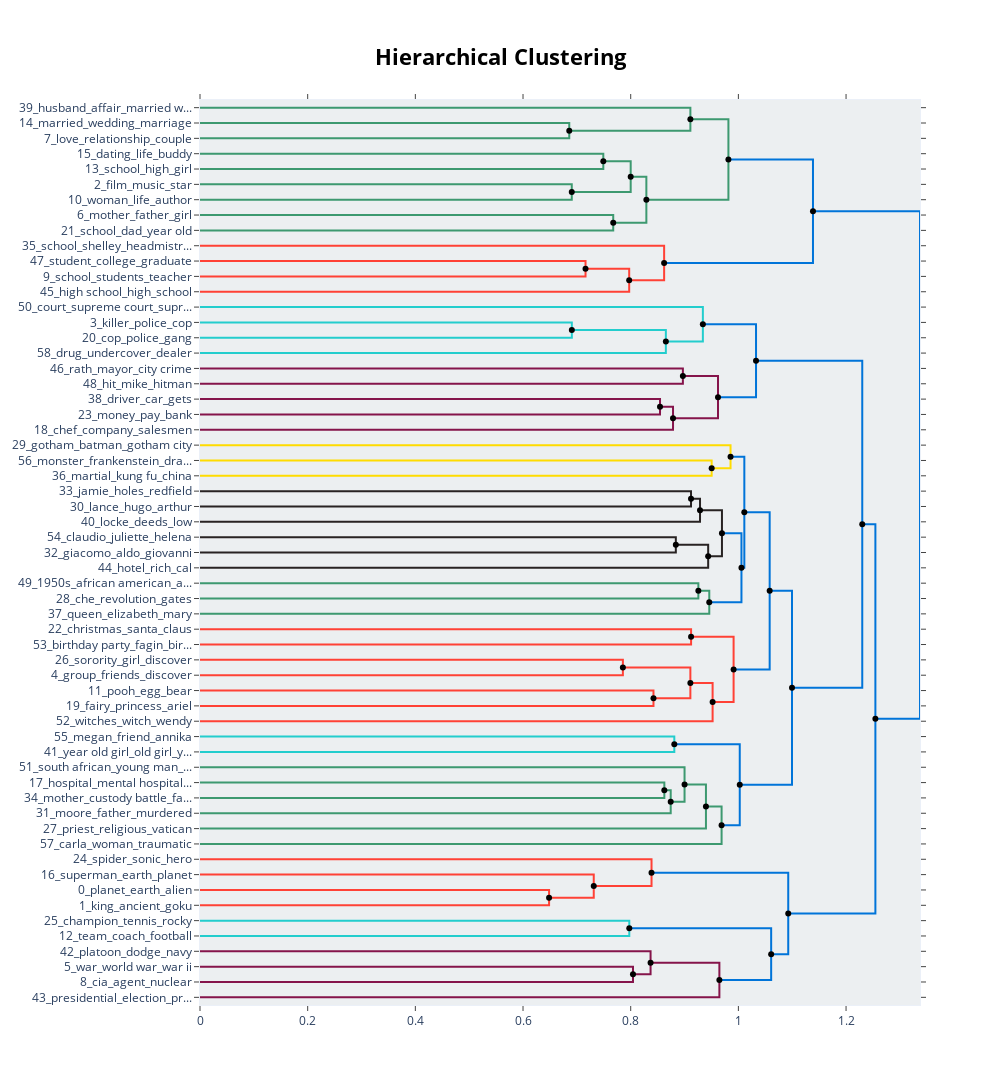

Here is the notebook cell this chart was saved with:
### Markdown cell above
### Topic Word Scores

This chart is the heart of topic interpretation. Each group of bars represents an individual topic discovered by the model. For each topic, it displays the 5 most representative words and their corresponding c-TF-IDF scores. A longer bar indicates that the word is more important and distinctive for that topic compared to all others.

This visualization confirms that BERTopic has identified coherent and easily identifiable narrative themes, such as Topic 5 (war related), Topic 9 (high school related), Topic 8 (espionage related), Topic 6 (family related) and others.

This chart validates the quality of the model. The clarity and coherence of the keywords for each topic demonstrate that the model was able to separate the synopses into meaningful thematic categories that make sense to a human. It serves as the foundation for subsequent analyses.

### Code cell
# hierarchical visualization
hierarchical_topics = topic_model.hierarchical_topics(valid_overviews)
topic_model.visualize_hierarchy(hierarchical_topics=hierarchical_topics).show(height=800, width=1200)

### Figure 1 — Plotly figure (JSON) as saved in the notebook; plotly's stock layout.template omitted (floating-point values rounded to 4 significant figures)
{"data": [{"hoverinfo": "text", "marker": {"color": "rgb(61,153,112)"}, "mode": "lines", "text": ["married_wedding_marriage_relationship_sol", "", "", "love_relationship_couple_friends_relationships"], "type": "scatter", "x": [0.0, 0.6859, 0.6859, 0.0], "xaxis": "x", "y": [-15.0, -15.0, -25.0, -25.0], "yaxis": "y"}, {"hoverinfo": "text", "marker": {"color": "rgb(61,153,112)"}, "mode": "lines", "text": ["husband_affair_married woman_married_wife", "", "", "relationship_love_married_wedding_couple"], "type": "scatter", "x": [0.0, 0.9108, 0.9108, 0.6859], "xaxis": "x", "y": [-5.0, -5.0, -20.0, -20.0], "yaxis": "y"}, {"hoverinfo": "text", "marker": {"color": "rgb(61,153,112)"}, "mode": "lines", "text": ["dating_life_buddy_day_just", "", "", "school_high_girl_boss_high school"], "type": "scatter", "x": [0.0, 0.7491, 0.7491, 0.0], "xaxis": "x", "y": [-35.0, -35.0, -45.0, -45.0], "yaxis": "y"}, {"hoverinfo": "text", "marker": {"color": "rgb(61,153,112)"}, "mode": "lines", "text": ["film_music_star_life_band", "", "", "woman_life_author_young_love"], "type": "scatter", "x": [0.0, 0.6905, 0.6905, 0.0], "xaxis": "x", "y": [-55.0, -55.0, -65.0, -65.0], "yaxis": "y"}, {"hoverinfo": "text", "marker": {"color": "rgb(61,153,112)"}, "mode": "lines", "text": ["school_life_dating_high_girl", "", "", "life_film_music_star_story"], "type": "scatter", "x": [0.7491, 0.8, 0.8, 0.6905], "xaxis": "x", "y": [-40.0, -40.0, -60.0, -60.0], "yaxis": "y"}, {"hoverinfo": "text", "marker": {"color": "rgb(61,153,112)"}, "mode": "lines", "text": ["mother_father_girl_finds_discovers", "", "", "school_dad_year old_old_son"], "type": "scatter", "x": [0.0, 0.7675, 0.7675, 0.0], "xaxis": "x", "y": [-75.0, -75.0, -85.0, -85.0], "yaxis": "y"}, {"hoverinfo": "text", "marker": {"color": "rgb(61,153,112)"}, "mode": "lines", "text": ["life_music_film_star_new", "", "", "old_father_mother_year old_finds"], "type": "scatter", "x": [0.8, 0.8291, 0.8291, 0.7675], "xaxis": "x", "y": [-50.0, -50.0, -80.0, -80.0], "yaxis": "y"}, {"hoverinfo": "text", "marker": {"color": "rgb(61,153,112)"}, "mode": "lines", "text": ["married_love_relationship_wedding_couple", "", "", "life_music_film_new_young"], "type": "scatter", "x": [0.9108, 0.9815, 0.9815, 0.8291], "xaxis": "x", "y": [-12.5, -12.5, -65.0, -65.0], "yaxis": "y"}, {"hoverinfo": "text", "marker": {"color": "rgb(255,65,54)"}, "mode": "lines", "text": ["student_college_graduate_high school_college graduate", "", "", "school_students_teacher_high school_student"], "type": "scatter", "x": [0.0, 0.7161, 0.7161, 0.0], "xaxis": "x", "y": [-105.0, -105.0, -115.0, -115.0], "yaxis": "y"}, {"hoverinfo": "text", "marker": {"color": "rgb(255,65,54)"}, "mode": "lines", "text": ["school_students_student_high school_teacher", "", "", "high school_high_school_friends_reunion"], "type": "scatter", "x": [0.7161, 0.7972, 0.7972, 0.0], "xaxis": "x", "y": [-110.0, -110.0, -125.0, -125.0], "yaxis": "y"}, {"hoverinfo": "text", "marker": {"color": "rgb(255,65,54)"}, "mode": "lines", "text": ["school_shelley_headmistress_regina_cady", "", "", "school_high school_students_high_student"], "type": "scatter", "x": [0.0, 0.8621, 0.8621, 0.7972], "xaxis": "x", "y": [-95.0, -95.0, -117.5, -117.5], "yaxis": "y"}, {"hoverinfo": "text", "marker": {"color": "rgb(0,116,217)"}, "mode": "lines", "text": ["life_love_new_relationship_music", "", "", "school_high school_high_students_student"], "type": "scatter", "x": [0.9815, 1.139, 1.139, 0.8621], "xaxis": "x", "y": [-38.75, -38.75, -106.2, -106.2], "yaxis": "y"}, {"hoverinfo": "text", "marker": {"color": "rgb(35,205,205)"}, "mode": "lines", "text": ["killer_police_cop_murder_prison", "", "", "cop_police_gang_case_drug"], "type": "scatter", "x": [0.0, 0.6906, 0.6906, 0.0], "xaxis": "x", "y": [-145.0, -145.0, -155.0, -155.0], "yaxis": "y"}, {"hoverinfo": "text", "marker": {"color": "rgb(35,205,205)"}, "mode": "lines", "text": ["police_cop_killer_prison_murder", "", "", "drug_undercover_dealer_marcus_drug dealer"], "type": "scatter", "x": [0.6906, 0.8653, 0.8653, 0.0], "xaxis": "x", "y": [-150.0, -150.0, -165.0, -165.0], "yaxis": "y"}, {"hoverinfo": "text", "marker": {"color": "rgb(35,205,205)"}, "mode": "lines", "text": ["court_supreme court_supreme_murder_case", "", "", "police_cop_killer_prison_drug"], "type": "scatter", "x": [0.0, 0.934, 0.934, 0.8653], "xaxis": "x", "y": [-135.0, -135.0, -157.5, -157.5], "yaxis": "y"}, {"hoverinfo": "text", "marker": {"color": "rgb(133,20,75)"}, "mode": "lines", "text": ["rath_mayor_city crime_city_reigns", "", "", "hit_mike_hitman_melvin_jeffrey"], "type": "scatter", "x": [0.0, 0.8969, 0.8969, 0.0], "xaxis": "x", "y": [-175.0, -175.0, -185.0, -185.0], "yaxis": "y"}, {"hoverinfo": "text", "marker": {"color": "rgb(133,20,75)"}, "mode": "lines", "text": ["driver_car_gets_irene_delivery", "", "", "money_pay_bank_preston_check"], "type": "scatter", "x": [0.0, 0.8544, 0.8544, 0.0], "xaxis": "x", "y": [-195.0, -195.0, -205.0, -205.0], "yaxis": "y"}, {"hoverinfo": "text", "marker": {"color": "rgb(133,20,75)"}, "mode": "lines", "text": ["money_driver_thief_bank_pay", "", "", "chef_company_salesmen_business_scam"], "type": "scatter", "x": [0.8544, 0.8786, 0.8786, 0.0], "xaxis": "x", "y": [-200.0, -200.0, -215.0, -215.0], "yaxis": "y"}, {"hoverinfo": "text", "marker": {"color": "rgb(133,20,75)"}, "mode": "lines", "text": ["assassin_job_hit_mike_rath", "", "", "money_job_driver_executive_bank"], "type": "scatter", "x": [0.8969, 0.9622, 0.9622, 0.8786], "xaxis": "x", "y": [-180.0, -180.0, -207.5, -207.5], "yaxis": "y"}, {"hoverinfo": "text", "marker": {"color": "rgb(0,116,217)"}, "mode": "lines", "text": ["police_cop_killer_murder_case", "", "", "money_job_bank_thief_driver"], "type": "scatter", "x": [0.934, 1.033, 1.033, 0.9622], "xaxis": "x", "y": [-146.2, -146.2, -193.8, -193.8], "yaxis": "y"}, {"hoverinfo": "text", "marker": {"color": "rgb(255,220,0)"}, "mode": "lines", "text": ["monster_frankenstein_dracula_samurai_frankenstein monster", "", "", "martial_kung fu_china_martial arts_fu"], "type": "scatter", "x": [0.0, 0.9504, 0.9504, 0.0], "xaxis": "x", "y": [-235.0, -235.0, -245.0, -245.0], "yaxis": "y"}, {"hoverinfo": "text", "marker": {"color": "rgb(255,220,0)"}, "mode": "lines", "text": ["gotham_batman_gotham city_joker_bruce wayne", "", "", "martial_kung fu_china_martial arts_fu"], "type": "scatter", "x": [0.0, 0.9854, 0.9854, 0.9504], "xaxis": "x", "y": [-225.0, -225.0, -240.0, -240.0], "yaxis": "y"}, {"hoverinfo": "text", "marker": {"color": "rgb(40,35,35)"}, "mode": "lines", "text": ["jamie_holes_redfield_wakes_strange", "", "", "lance_hugo_arthur_farther_papa"], "type": "scatter", "x": [0.0, 0.912, 0.912, 0.0], "xaxis": "x", "y": [-255.0, -255.0, -265.0, -265.0], "yaxis": "y"}, {"hoverinfo": "text", "marker": {"color": "rgb(40,35,35)"}, "mode": "lines", "text": ["lance_man_hugo_arthur_strange", "", "", "locke_deeds_low_powder_helpless"], "type": "scatter", "x": [0.912, 0.9287, 0.9287, 0.0], "xaxis": "x", "y": [-260.0, -260.0, -275.0, -275.0], "yaxis": "y"}, {"hoverinfo": "text", "marker": {"color": "rgb(40,35,35)"}, "mode": "lines", "text": ["claudio_juliette_helena_jean_pastry", "", "", "giacomo_aldo_giovanni_aldo giovanni_amin"], "type": "scatter", "x": [0.0, 0.8838, 0.8838, 0.0], "xaxis": "x", "y": [-285.0, -285.0, -295.0, -295.0], "yaxis": "y"}, {"hoverinfo": "text", "marker": {"color": "rgb(40,35,35)"}, "mode": "lines", "text": ["summer_claudio_giacomo_aldo_giovanni", "", "", "hotel_rich_cal_mouth_naples"], "type": "scatter", "x": [0.8838, 0.9439, 0.9439, 0.0], "xaxis": "x", "y": [-290.0, -290.0, -305.0, -305.0], "yaxis": "y"}, {"hoverinfo": "text", "marker": {"color": "rgb(40,35,35)"}, "mode": "lines", "text": ["man_lance_life_locke_strange", "", "", "summer_claudio_giacomo_aldo_love"], "type": "scatter", "x": [0.9287, 0.9695, 0.9695, 0.9439], "xaxis": "x", "y": [-267.5, -267.5, -297.5, -297.5], "yaxis": "y"}, {"hoverinfo": "text", "marker": {"color": "rgb(61,153,112)"}, "mode": "lines", "text": ["1950s_african american_african_connecticut_struggles", "", "", "che_revolution_gates_solomon_cuban"], "type": "scatter", "x": [0.0, 0.9257, 0.9257, 0.0], "xaxis": "x", "y": [-315.0, -315.0, -325.0, -325.0], "yaxis": "y"}, {"hoverinfo": "text", "marker": {"color": "rgb(61,153,112)"}, "mode": "lines", "text": ["african_che_revolution_african american_1950s", "", "", "queen_elizabeth_mary_king_england"], "type": "scatter", "x": [0.9257, 0.946, 0.946, 0.0], "xaxis": "x", "y": [-320.0, -320.0, -335.0, -335.0], "yaxis": "y"}, {"hoverinfo": "text", "marker": {"color": "rgb(0,116,217)"}, "mode": "lines", "text": ["man_life_summer_small_meets", "", "", "queen_revolution_slave_african_love affair"], "type": "scatter", "x": [0.9695, 1.006, 1.006, 0.946], "xaxis": "x", "y": [-282.5, -282.5, -327.5, -327.5], "yaxis": "y"}, {"hoverinfo": "text", "marker": {"color": "rgb(0,116,217)"}, "mode": "lines", "text": ["gotham_batman_gotham city_joker_bruce wayne", "", "", "life_man_love_family_small"], "type": "scatter", "x": [0.9854, 1.011, 1.011, 1.006], "xaxis": "x", "y": [-232.5, -232.5, -305.0, -305.0], "yaxis": "y"}, {"hoverinfo": "text", "marker": {"color": "rgb(255,65,54)"}, "mode": "lines", "text": ["christmas_santa_claus_santa claus_christmas eve", "", "", "birthday party_fagin_birthday_greg_max"], "type": "scatter", "x": [0.0, 0.9121, 0.9121, 0.0], "xaxis": "x", "y": [-345.0, -345.0, -355.0, -355.0], "yaxis": "y"}, {"hoverinfo": "text", "marker": {"color": "rgb(255,65,54)"}, "mode": "lines", "text": ["sorority_girl_discover_father_son", "", "", "group_friends_discover_group friends_survive"], "type": "scatter", "x": [0.0, 0.7855, 0.7855, 0.0], "xaxis": "x", "y": [-365.0, -365.0, -375.0, -375.0], "yaxis": "y"}, {"hoverinfo": "text", "marker": {"color": "rgb(255,65,54)"}, "mode": "lines", "text": ["pooh_egg_bear_tigger_named", "", "", "fairy_princess_ariel_prince_godmother"], "type": "scatter", "x": [0.0, 0.8423, 0.8423, 0.0], "xaxis": "x", "y": [-385.0, -385.0, -395.0, -395.0], "yaxis": "y"}, {"hoverinfo": "text", "marker": {"color": "rgb(255,65,54)"}, "mode": "lines", "text": ["group_friends_discover_survive_group friends", "", "", "fairy_princess_named_ariel_evil"], "type": "scatter", "x": [0.7855, 0.9108, 0.9108, 0.8423], "xaxis": "x", "y": [-370.0, -370.0, -390.0, -390.0], "yaxis": "y"}, {"hoverinfo": "text", "marker": {"color": "rgb(255,65,54)"}, "mode": "lines", "text": ["friends_group_discover_fairy_princess", "", "", "witches_witch_wendy_marnie_casper"], "type": "scatter", "x": [0.9108, 0.9521, 0.9521, 0.0], "xaxis": "x", "y": [-380.0, -380.0, -405.0, -405.0], "yaxis": "y"}, {"hoverinfo": "text", "marker": {"color": "rgb(255,65,54)"}, "mode": "lines", "text": ["christmas_santa_claus_santa claus_christmas eve", "", "", "friends_group_discover_fairy_princess"], "type": "scatter", "x": [0.9121, 0.9911, 0.9911, 0.9521], "xaxis": "x", "y": [-350.0, -350.0, -392.5, -392.5], "yaxis": "y"}, {"hoverinfo": "text", "marker": {"color": "rgb(0,116,217)"}, "mode": "lines", "text": ["gotham_batman_gotham city_life_city", "", "", "christmas_santa_friends_claus_group"], "type": "scatter", "x": [1.011, 1.058, 1.058, 0.9911], "xaxis": "x", "y": [-268.8, -268.8, -371.2, -371.2], "yaxis": "y"}, {"hoverinfo": "text", "marker": {"color": "rgb(35,205,205)"}, "mode": "lines", "text": ["megan_friend_annika_old_year old", "", "", "year old girl_old girl_year old_girl_teenager"], "type": "scatter", "x": [0.0, 0.881, 0.881, 0.0], "xaxis": "x", "y": [-415.0, -415.0, -425.0, -425.0], "yaxis": "y"}, {"hoverinfo": "text", "marker": {"color": "rgb(61,153,112)"}, "mode": "lines", "text": ["hospital_mental hospital_mental_mother_man", "", "", "mother_custody battle_family_adoption_younger"], "type": "scatter", "x": [0.0, 0.8625, 0.8625, 0.0], "xaxis": "x", "y": [-445.0, -445.0, -455.0, -455.0], "yaxis": "y"}, {"hoverinfo": "text", "marker": {"color": "rgb(61,153,112)"}, "mode": "lines", "text": ["mother_family_man_hospital_mental hospital", "", "", "moore_father_murdered_murder_mother"], "type": "scatter", "x": [0.8625, 0.8743, 0.8743, 0.0], "xaxis": "x", "y": [-450.0, -450.0, -465.0, -465.0], "yaxis": "y"}, {"hoverinfo": "text", "marker": {"color": "rgb(61,153,112)"}, "mode": "lines", "text": ["south african_young man_charged_horrific_gangster", "", "", "mother_father_family_death_son"], "type": "scatter", "x": [0.0, 0.9, 0.9, 0.8743], "xaxis": "x", "y": [-435.0, -435.0, -457.5, -457.5], "yaxis": "y"}, {"hoverinfo": "text", "marker": {"color": "rgb(61,153,112)"}, "mode": "lines", "text": ["mother_father_family_man_murder", "", "", "priest_religious_vatican_exorcism_faith"], "type": "scatter", "x": [0.9, 0.9398, 0.9398, 0.0], "xaxis": "x", "y": [-446.2, -446.2, -475.0, -475.0], "yaxis": "y"}, {"hoverinfo": "text", "marker": {"color": "rgb(61,153,112)"}, "mode": "lines", "text": ["mother_father_exorcism_priest_religious", "", "", "carla_woman_traumatic_patient_mental"], "type": "scatter", "x": [0.9398, 0.9688, 0.9688, 0.0], "xaxis": "x", "y": [-460.6, -460.6, -485.0, -485.0], "yaxis": "y"}, {"hoverinfo": "text", "marker": {"color": "rgb(0,116,217)"}, "mode": "lines", "text": ["megan_year old_old_year_year old girl", "", "", "mother_father_exorcism_priest_religious"], "type": "scatter", "x": [0.881, 1.003, 1.003, 0.9688], "xaxis": "x", "y": [-420.0, -420.0, -472.8, -472.8], "yaxis": "y"}, {"hoverinfo": "text", "marker": {"color": "rgb(0,116,217)"}, "mode": "lines", "text": ["christmas_santa_friends_group_discover", "", "", "mother_father_exorcism_family_man"], "type": "scatter", "x": [1.058, 1.1, 1.1, 1.003], "xaxis": "x", "y": [-320.0, -320.0, -446.4, -446.4], "yaxis": "y"}, {"hoverinfo": "text", "marker": {"color": "rgb(0,116,217)"}, "mode": "lines", "text": ["police_cop_killer_prison_drug", "", "", "christmas_santa_friends_family_young"], "type": "scatter", "x": [1.033, 1.23, 1.23, 1.1], "xaxis": "x", "y": [-170.0, -170.0, -383.2, -383.2], "yaxis": "y"}, {"hoverinfo": "text", "marker": {"color": "rgb(255,65,54)"}, "mode": "lines", "text": ["planet_earth_alien_space_crew", "", "", "king_ancient_goku_dragon_evil"], "type": "scatter", "x": [0.0, 0.6484, 0.6484, 0.0], "xaxis": "x", "y": [-515.0, -515.0, -525.0, -525.0], "yaxis": "y"}, {"hoverinfo": "text", "marker": {"color": "rgb(255,65,54)"}, "mode": "lines", "text": ["superman_earth_planet_green lantern_lantern", "", "", "earth_planet_king_alien_world"], "type": "scatter", "x": [0.0, 0.7314, 0.7314, 0.6484], "xaxis": "x", "y": [-505.0, -505.0, -520.0, -520.0], "yaxis": "y"}, {"hoverinfo": "text", "marker": {"color": "rgb(255,65,54)"}, "mode": "lines", "text": ["spider_sonic_hero_super_villain", "", "", "earth_planet_king_alien_world"], "type": "scatter", "x": [0.0, 0.8387, 0.8387, 0.7314], "xaxis": "x", "y": [-495.0, -495.0, -512.5, -512.5], "yaxis": "y"}, {"hoverinfo": "text", "marker": {"color": "rgb(35,205,205)"}, "mode": "lines", "text": ["champion_tennis_rocky_boxer_boxing", "", "", "team_coach_football_league_baseball"], "type": "scatter", "x": [0.0, 0.7974, 0.7974, 0.0], "xaxis": "x", "y": [-535.0, -535.0, -545.0, -545.0], "yaxis": "y"}, {"hoverinfo": "text", "marker": {"color": "rgb(133,20,75)"}, "mode": "lines", "text": ["war_world war_war ii_world war ii_ii", "", "", "cia_agent_nuclear_government_international"], "type": "scatter", "x": [0.0, 0.8042, 0.8042, 0.0], "xaxis": "x", "y": [-565.0, -565.0, -575.0, -575.0], "yaxis": "y"}, {"hoverinfo": "text", "marker": {"color": "rgb(133,20,75)"}, "mode": "lines", "text": ["platoon_dodge_navy_submarine_nuclear", "", "", "war_world war_war ii_world war ii_ii"], "type": "scatter", "x": [0.0, 0.8369, 0.8369, 0.8042], "xaxis": "x", "y": [-555.0, -555.0, -570.0, -570.0], "yaxis": "y"}, {"hoverinfo": "text", "marker": {"color": "rgb(133,20,75)"}, "mode": "lines", "text": ["war_world war_world war ii_war ii_ii", "", "", "presidential_election_president_senator_scandal"], "type": "scatter", "x": [0.8369, 0.9647, 0.9647, 0.0], "xaxis": "x", "y": [-562.5, -562.5, -585.0, -585.0], "yaxis": "y"}, {"hoverinfo": "text", "marker": {"color": "rgb(0,116,217)"}, "mode": "lines", "text": ["team_coach_football_players_league", "", "", "war_world war_world war ii_war ii_ii"], "type": "scatter", "x": [0.7974, 1.061, 1.061, 0.9647], "xaxis": "x", "y": [-540.0, -540.0, -573.8, -573.8], "yaxis": "y"}, {"hoverinfo": "text", "marker": {"color": "rgb(0,116,217)"}, "mode": "lines", "text": ["earth_planet_king_alien_world", "", "", "war_team_coach_world war_world"], "type": "scatter", "x": [0.8387, 1.093, 1.093, 1.061], "xaxis": "x", "y": [-503.8, -503.8, -556.9, -556.9], "yaxis": "y"}, {"hoverinfo": "text", "marker": {"color": "rgb(0,116,217)"}, "mode": "lines", "text": ["christmas_man_family_young_life", "", "", "earth_world_team_planet_war"], "type": "scatter", "x": [1.23, 1.254, 1.254, 1.093], "xaxis": "x", "y": [-276.6, -276.6, -530.3, -530.3], "yaxis": "y"}, {"hoverinfo": "text", "marker": {"color": "rgb(0,116,217)"}, "mode": "lines", "text": ["school_life_love_high school_new", "", "", "world_earth_team_war_planet"], "type": "scatter", "x": [1.139, 1.337, 1.337, 1.254], "xaxis": "x", "y": [-72.5, -72.5, -403.5, -403.5], "yaxis": "y"}, {"hoverinfo": "text", "hovertext": ["school_life_dating_high_girl", "life_music_film_star_new", "married_love_relationship_wedding_couple", "school_students_student_high school_teacher", "life_love_new_relationship_music", "police_cop_killer_prison_murder", "money_driver_thief_bank_pay", "assassin_job_hit_mike_rath", "police_cop_killer_murder_case", "lance_man_hugo_arthur_strange", "summer_claudio_giacomo_aldo_giovanni", "man_lance_life_locke_strange", "african_che_revolution_african american_1950s", "man_life_summer_small_meets", "gotham_batman_gotham city_joker_bruce wayne", "group_friends_discover_survive_group friends", "friends_group_discover_fairy_princess", "christmas_santa_claus_santa claus_christmas eve", "gotham_batman_gotham city_life_city", "mother_family_man_hospital_mental hospital", "mother_father_family_man_murder", "mother_father_exorcism_priest_religious", "megan_year old_old_year_year old girl", "christmas_santa_friends_group_discover", "police_cop_killer_prison_drug", "war_world war_world war ii_war ii_ii", "team_coach_football_players_league", "earth_planet_king_alien_world", "christmas_man_family_young_life", "school_life_love_high school_new"], "marker": {"color": "black"}, "mode": "markers", "showlegend": false, "type": "scatter", "x": [0.7491, 0.8, 0.9108, 0.7161, 0.9815, 0.6906, 0.8544, 0.8969, 0.934, 0.912, 0.8838, 0.9287, 0.9257, 0.9695, 0.9854, 0.7855, 0.9108, 0.9121, 1.011, 0.8625, 0.9, 0.9398, 0.881, 1.058, 1.033, 0.8369, 0.7974, 0.8387, 1.23, 1.139], "y": [-40, -50, -12.5, -110, -38.75, -150, -200, -180, -146.2, -260, -290, -267.5, -320, -282.5, -232.5, -370, -380, -350, -268.8, -450, -446.2, -460.6, -420, -320, -170, -562.5, -540, -503.8, -276.6, -72.5]}, {"hoverinfo": "text", "hovertext": ["relationship_love_married_wedding_couple", "life_film_music_star_story", "old_father_mother_year old_finds", "life_music_film_new_young", "school_high school_students_high_student", "school_high school_high_students_student", "police_cop_killer_prison_drug", "money_job_driver_executive_bank", "money_job_bank_thief_driver", "martial_kung fu_china_martial arts_fu", "summer_claudio_giacomo_aldo_love", "queen_revolution_slave_african_love affair", "life_man_love_family_small", "fairy_princess_named_ariel_evil", "friends_group_discover_fairy_princess", "christmas_santa_friends_claus_group", "mother_father_family_death_son", "mother_father_exorcism_priest_religious", "mother_father_exorcism_family_man", "christmas_santa_friends_family_young", "earth_planet_king_alien_world", "earth_planet_king_alien_world", "war_world war_war ii_world war ii_ii", "war_world war_world war ii_war ii_ii", "war_team_coach_world war_world", "earth_world_team_planet_war", "world_earth_team_war_planet"], "marker": {"color": "black"}, "mode": "markers", "showlegend": false, "type": "scatter", "x": [0.6859, 0.6905, 0.7675, 0.8291, 0.7972, 0.8621, 0.8653, 0.8786, 0.9622, 0.9504, 0.9439, 0.946, 1.006, 0.8423, 0.9521, 0.9911, 0.8743, 0.9688, 1.003, 1.1, 0.6484, 0.7314, 0.8042, 0.9647, 1.061, 1.093, 1.254], "y": [-20, -60, -80, -65, -117.5, -106.2, -157.5, -207.5, -193.8, -240, -297.5, -327.5, -305, -390, -392.5, -371.2, -457.5, -472.8, -446.4, -383.2, -520, -512.5, -570, -573.8, -556.9, -530.3, -403.5]}], "layout": {"autosize": false, "height": 1085, "hoverlabel": {"bgcolor": "white", "font": {"family": "Rockwell", "size": 16}}, "hovermode": "closest", "plot_bgcolor": "#ECEFF1", "showlegend": false, "title": {"font": {"color": "Black", "size": 22}, "text": "<b>Hierarchical Clustering</b>", "x": 0.5, "xanchor": "center", "yanchor": "top"}, "width": 1000, "xaxis": {"mirror": "allticks", "rangemode": "tozero", "showgrid": false, "showline": true, "showticklabels": true, "ticks": "outside", "type": "linear", "zeroline": false}, "yaxis": {"mirror": "allticks", "range": [-590, 0], "rangemode": "tozero", "showgrid": false, "showline": true, "showticklabels": true, "tickmode": "array", "ticks": "outside", "ticktext": ["39_husband_affair_married w...", "14_married_wedding_marriage", "7_love_relationship_couple", "15_dating_life_buddy", "13_school_high_girl", "2_film_music_star", "10_woman_life_author", "6_mother_father_girl", "21_school_dad_year old", "35_school_shelley_headmistr...", "47_student_college_graduate", "9_school_students_teacher", "45_high school_high_school", "50_court_supreme court_supr...", "3_killer_police_cop", "20_cop_police_gang", "58_drug_undercover_dealer", "46_rath_mayor_city crime", "48_hit_mike_hitman", "38_driver_car_gets", "23_money_pay_bank", "18_chef_company_salesmen", "29_gotham_batman_gotham city", "56_monster_frankenstein_dra...", "36_martial_kung fu_china", "33_jamie_holes_redfield", "30_lance_hugo_arthur", "40_locke_deeds_low", "54_claudio_juliette_helena", "32_giacomo_aldo_giovanni", "44_hotel_rich_cal", "49_1950s_african american_a...", "28_che_revolution_gates", "37_queen_elizabeth_mary", "22_christmas_santa_claus", "53_birthday party_fagin_bir...", "26_sorority_girl_discover", "4_group_friends_discover", "11_pooh_egg_bear", "19_fairy_princess_ariel", "52_witches_witch_wendy", "55_megan_friend_annika", "41_year old girl_old girl_y...", "51_south african_young man_...", "17_hospital_mental hospital...", "34_mother_custody battle_fa...", "31_moore_father_murdered", "27_priest_religious_vatican", "57_carla_woman_traumatic", "24_spider_sonic_hero", "16_superman_earth_planet", "0_planet_earth_alien", "1_king_ancient_goku", "25_champion_tennis_rocky", "12_team_coach_football", "42_platoon_dodge_navy", "5_war_world war_war ii", "8_cia_agent_nuclear", "43_presidential_election_pr..."], "tickvals": [-5, -15, -25, -35, -45, -55, -65, -75, -85, -95, -105, -115, -125, -135, -145, -155, -165, -175, -185, -195, -205, -215, -225, -235, -245, -255, -265, -275, -285, -295, -305, -315, -325, -335, -345, -355, -365, -375, -385, -395, -405, -415, -425, -435, -445, -455, -465, -475, -485, -495, -505, -515, -525, -535, -545, -555, -565, -575, -585], "type": "linear", "zeroline": false}}}
